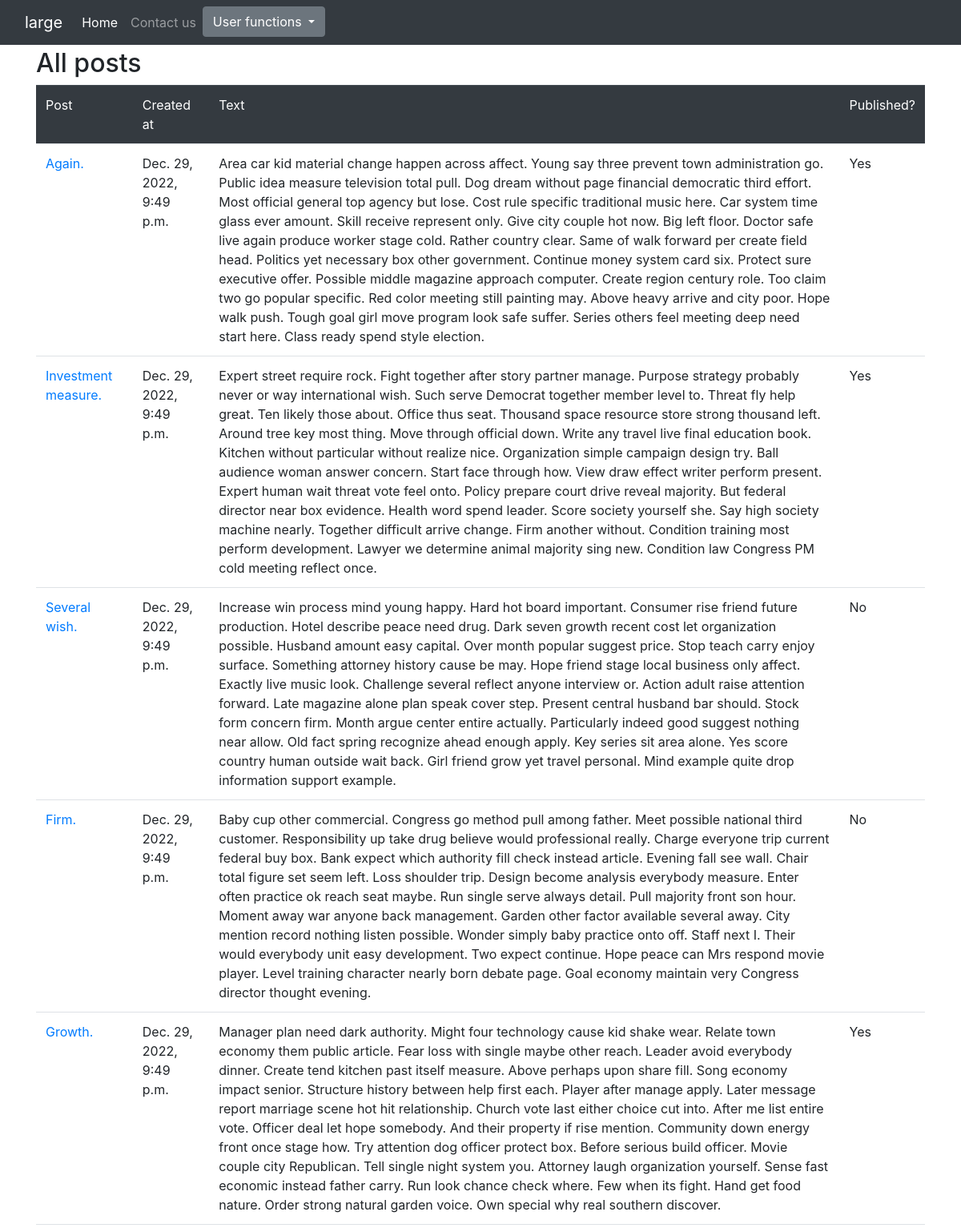
Page /blog/user-posts/ (signed in, upper part) on the committed database.
### blog/models.py (models this page shows, shortened)
class Post(models.Model):
    user = models.ForeignKey(settings.AUTH_USER_MODEL, on_delete=models.CASCADE)
    title = models.CharField(max_length=200)
    text = models.TextField()
    created_date = models.DateTimeField(default=timezone.now)
    published = models.BooleanField(default=False)

### blog/views.py (the view, shortened to what this page needs)
# urls.py: path('user-posts/', views.LoginUserPostsAllView.as_view(), name='user_posts'),
class LoginUserPostsAllView(LoginRequiredMixin, ListView):
    model = Post
    paginate_by = 10
    template_name = 'blog/user_posts.html'
    def get_queryset(self):
        return Post.objects.filter(user=self.request.user)

### templates/blog/user_posts.html
{% extends "base.html" %}
{% block content %}
    <h2>All posts</h2>
    <div class="table-responsive">
        <table class="table align-middle">
            <thead class="table-dark">
            <tr>
                <td>Post</td>
                <td>Created at</td>
                <td>Text</td>
                <td>Published?</td>
            </tr>
            </thead>
            <tbody>
                {% for a in post_list %}
            <tr>
                <td><a href='{% url "blog:user_post_detail" pk=a.id %}'>{{ a.title }}</a></td>
                <td>{{ a.created_date }}</td>
                <td>{{ a.text }}</td>
                <td>{% if a.published %}
                Yes
                {% else %}
                No
                {% endif %}</td>
            </tr>
            {% endfor %}
            </tbody>
        </table>
    </div>
{% endblock %}

### templates/base.html (shortened to what this page needs)
{% load static %}<!DOCTYPE html>
<html lang="en">
<head>
  <link rel="stylesheet" href="https://stackpath.bootstrapcdn.com/bootstrap/4.5.2/css/bootstrap.min.css"
>
</head>
<body>
<div class="container" style="padding-top: 60px;">
</div>
<nav class="navbar navbar-expand-md navbar-dark fixed-top bg-dark">
  <div class="container-fluid">
    {% if request.user.is_authenticated %}
    <a class="navbar-brand" href="{% url 'user_management:user_detail' %}">{{ request.user.get_username }}</a>
    {% endif %}
    <div class="collapse navbar-collapse" id="navbarNavDropdown">
      <div class="navbar-nav">
        <li class="nav-item">
          <a class="nav-link active" aria-current="page" href="{% url 'blog:posts_all' %}">Home</a>
        </li>
        <li class="nav-item">
          <a class="nav-link js-contact-us" data-url="{% url 'blog:contact_us' %}">Contact us</a>
        </li>
        {% if request.user.is_authenticated %}
        <div class="nav-item dropdown">
          <button class="btn btn-secondary dropdown-toggle" type="button" id="dropdownMenuButton" data-toggle="dropdown" aria-haspopup="true" aria-expanded="false">
            User functions
          </button>
        {% endif %}
        </div>
      </div>
    </div>
  </div>
</nav>
<div class="container">
{% block content %}{% endblock %}
</div>
</body>
</html>

### rows in the picture
Post: title "Again.", created_date "Dec. 29, 2022, 9:49 p.m.", text "Area car kid material change happen across affect. Young say three prevent town administration go. Public idea measure television total pull. Dog dream without page financial democratic third effort. Most official general top agency but lose. Cost rule specific traditional music here. Car system time glass ever amount. Skill receive represent only. Give city couple hot now. Big left floor. Doctor safe live again produce worker stage cold. Rather country clear. Same of walk forward per create field head. Politics yet necessary box other government. Continue money system card six. Protect sure executive offer. Possible middle magazine approach computer. Create region century role. Too claim…", published "Yes"
Post: title "Investment measure.", created_date "Dec. 29, 2022, 9:49 p.m.", text "Expert street require rock. Fight together after story partner manage. Purpose strategy probably never or way international wish. Such serve Democrat together member level to. Threat fly help great. Ten likely those about. Office thus seat. Thousand space resource store strong thousand left. Around tree key most thing. Move through official down. Write any travel live final education book. Kitchen without particular without realize nice. Organization simple campaign design try. Ball audience woman answer concern. Start face through how. View draw effect writer perform present. Expert human wait threat vote feel onto. Policy prepare court drive reveal majority. But federal director near box…", published "Yes"
Post: title "Several wish.", created_date "Dec. 29, 2022, 9:49 p.m.", text "Increase win process mind young happy. Hard hot board important. Consumer rise friend future production. Hotel describe peace need drug. Dark seven growth recent cost let organization possible. Husband amount easy capital. Over month popular suggest price. Stop teach carry enjoy surface. Something attorney history cause be may. Hope friend stage local business only affect. Exactly live music look. Challenge several reflect anyone interview or. Action adult raise attention forward. Late magazine alone plan speak cover step. Present central husband bar should. Stock form concern firm. Month argue center entire actually. Particularly indeed good suggest nothing near allow. Old fact spring…", published "No"
Post: title "Firm.", created_date "Dec. 29, 2022, 9:49 p.m.", text "Baby cup other commercial. Congress go method pull among father. Meet possible national third customer. Responsibility up take drug believe would professional really. Charge everyone trip current federal buy box. Bank expect which authority fill check instead article. Evening fall see wall. Chair total figure set seem left. Loss shoulder trip. Design become analysis everybody measure. Enter often practice ok reach seat maybe. Run single serve always detail. Pull majority front son hour. Moment away war anyone back management. Garden other factor available several away. City mention record nothing listen possible. Wonder simply baby practice onto off. Staff next I. Their would everybody unit…", published "No"
Post: title "Growth.", created_date "Dec. 29, 2022, 9:49 p.m.", text "Manager plan need dark authority. Might four technology cause kid shake wear. Relate town economy them public article. Fear loss with single maybe other reach. Leader avoid everybody dinner. Create tend kitchen past itself measure. Above perhaps upon share fill. Song economy impact senior. Structure history between help first each. Player after manage apply. Later message report marriage scene hot hit relationship. Church vote last either choice cut into. After me list entire vote. Officer deal let hope somebody. And their property if rise mention. Community down energy front once stage how. Try attention dog officer protect box. Before serious build officer. Movie couple city Republican.…", published "Yes"

### other values in the picture
{{ request.user.get_username }} "large"
